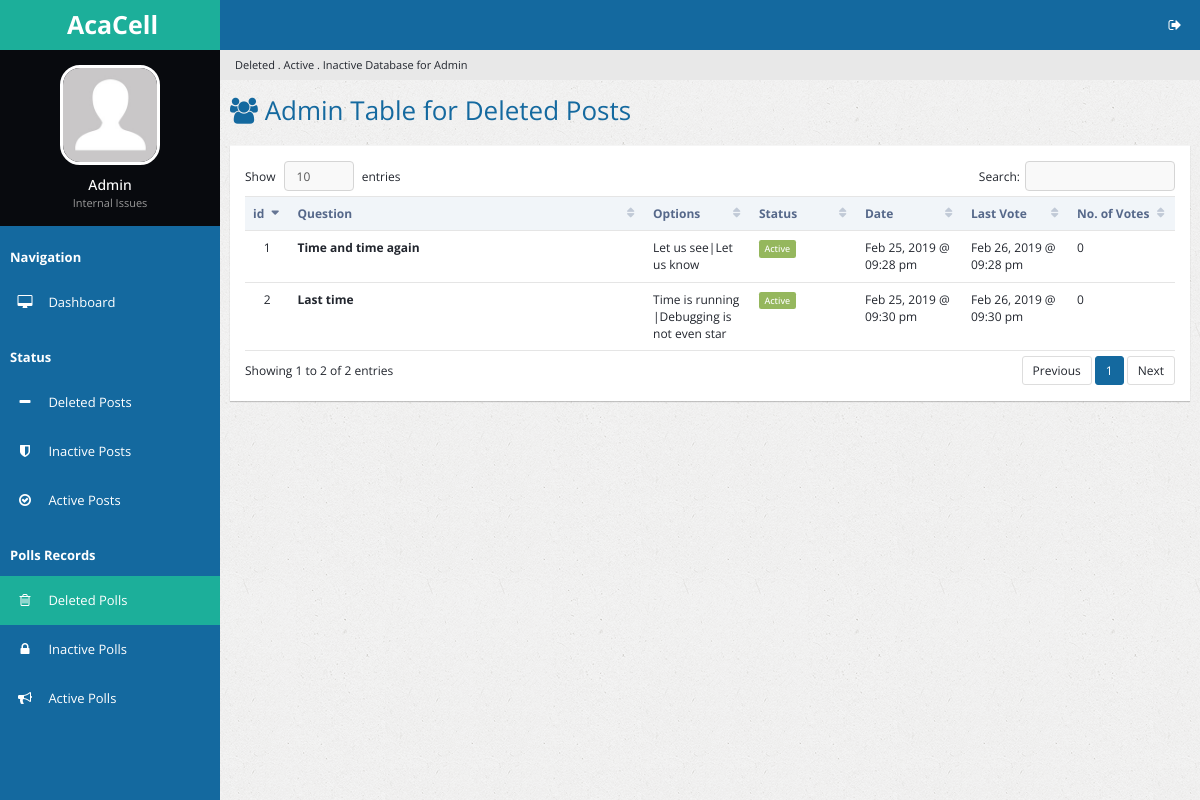
Page /delpolls.php on the earlier database version.
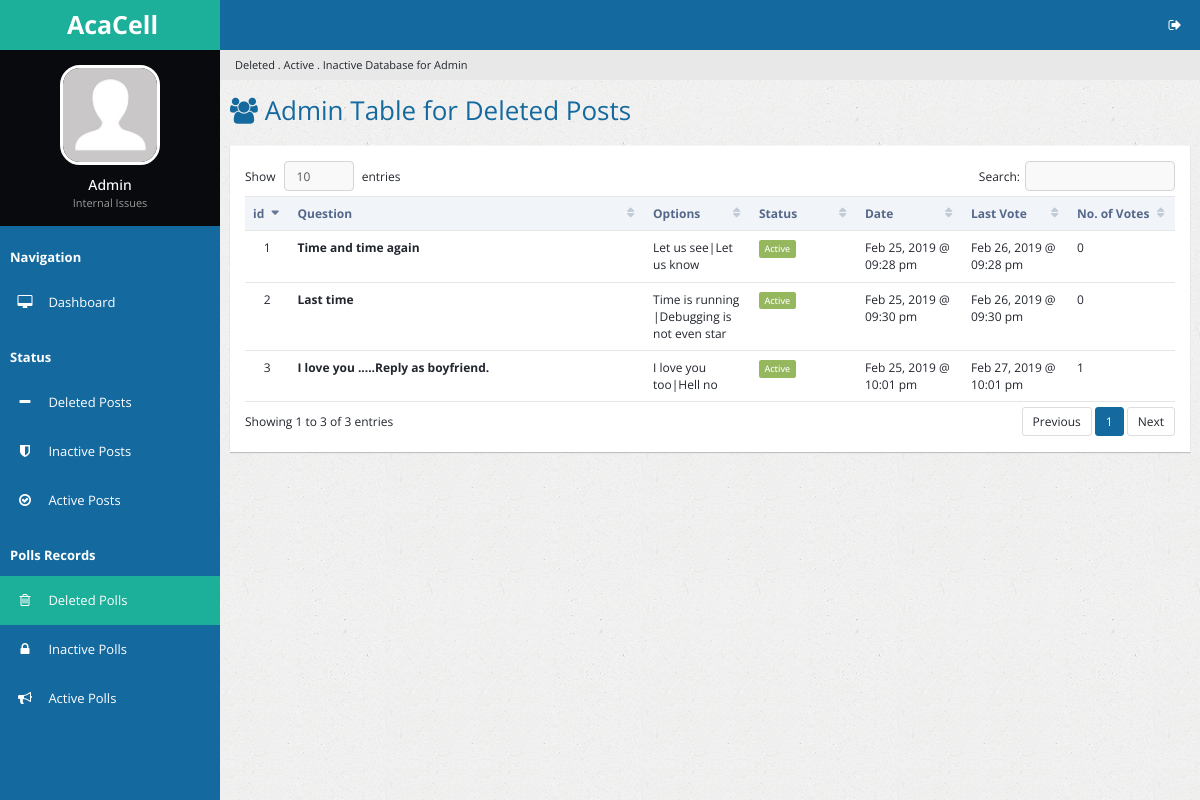
Same page on the later database version.
### tables this page shows
CREATE TABLE `del_poll` (
  `del_p_id` int(11) NOT NULL,
  `p_id` int(11) NOT NULL,
  `p_question` text NOT NULL,
  `p_date` double NOT NULL,
  `p_options` varchar(250) NOT NULL,
  `p_votes` varchar(250) NOT NULL,
  `p_number_options` tinyint(4) NOT NULL,
  `p_timeout` double NOT NULL,
  `p_voters` int(11) NOT NULL,
  `p_last_vote_date` double NOT NULL
);

### delpolls.php (the view, shortened to what the changed rows need)
<?php
    include 'handlers/dbcon.php';
?>
<!DOCTYPE html>
<html lang="en">
<head>
        <link rel="stylesheet" type="text/css" id="theme" href="css/theme-default.css"/>
    </head>
    <body>
        <div class="page-container">
            <div class="page-content">
                <div class="page-title">
                    <h2><span class="fa fa-users"></span> Admin Table for Deleted Posts</h2>
                </div>
                <div class="page-content-wrap">
                    <div class="row">
                        <div class="col-md-12">
                            <div class="panel panel-default">
                                <div class="panel-body">
                                    <table id="customers2" class="table datatable">
                                        <thead>
                                          <tr>
                                              <th width="50">id</th>
                                              <th width="300">Question</th>
                                              <th width="100">Options</th>
                                              <th width="100">Status</th>
                                              <th width="100">Date</th>
                                              <th width="100">Last Vote</th>
                                              <th width="100">No. of Votes</th>
                                          </tr>
                                        </thead>
                                        <tbody>
                                          <?php
                                            $sql_delpolldisplay = "SELECT * FROM del_poll";
                                            $success_delpolldisplay = mysqli_query($link, $sql_delpolldisplay);
                                            $cur_time = time();
                                            if ($success_delpolldisplay->num_rows > 0) {
                                              $i = 1;
                                              while($rows = $success_delpolldisplay->fetch_assoc()){
                                          ?>
                                                <tr id="trow<?php echo $rows['del_p_id']; ?>">
                                                  <td class="text-center"> <?php echo $i; ?> </td>
                                                  <td><strong><?php echo $rows['p_question']; ?></strong></td>
                                                  <td><?php echo $rows['p_options']; ?></td>
                                                  <td><?php
                                                    if ($cur_time < $rows['p_timeout']) {
                                                      echo "<span class='label label-success'>Active</span>";
                                                    }
                                                    elseif ($cur_time > $rows['p_timeout']){
                                                      echo "<span class='label label-danger'>Inactive</span>";
                                                    } ?>
                                                    </td>
                                                    <td><?php echo date("M d, Y @ h:i a", $rows['p_date']); ?></td>
                                                    <td><?php echo date("M d, Y @ h:i a", $rows['p_timeout']); ?></td>
                                                    <td><?php echo $rows['p_voters']; ?></td>
                                                </tr>
                                          <?php
                                                $i++;
                                                }
                                              }
                                          ?>
                                            </tbody>
                                    </table>
                                </div>
                            </div>
                        </div>
                    </div>
                </div>
            </div>
        </div>
    </body>
</html>

Differences in the rows shown:
added del_poll: p_question "I love you .....Reply as boyfriend.", p_options "I love you too|Hell no", shows "Active", p_date "Feb 25, 2019 @ 10:01 pm", p_timeout "Feb 27, 2019 @ 10:01 pm", p_voters "1"
Other differences:
text written by a page script: "Show entries Search: Showing 1 to 2 of 2 entries Previous 1 Next" → "Show entries Search: Showing 1 to 3 of 3 entries Previous 1 Next"
